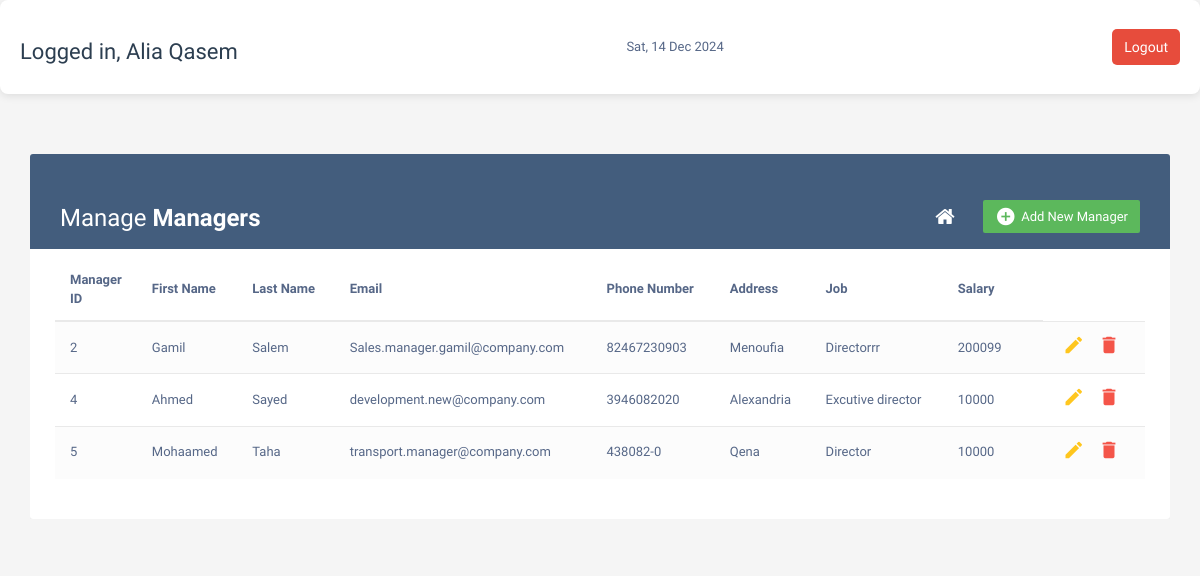
Before: /ManagersCRUD.php (signed in) with the older database file.
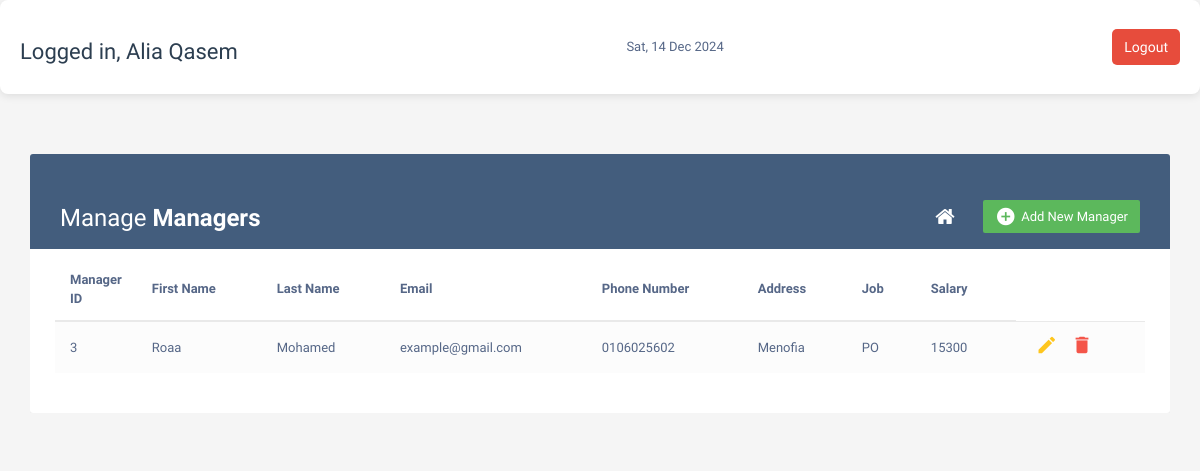
After: the same page with the newer database file.
### tables this page shows
CREATE TABLE `manager` (
  `manager_id` int(11) NOT NULL,
  `person_id` int(11) NOT NULL,
  `email` varchar(225) NOT NULL,
  `password` varchar(225) NOT NULL
);

CREATE TABLE `person` (
  `person_id` int(11) NOT NULL,
  `first_name` varchar(225) NOT NULL,
  `last_name` varchar(225) NOT NULL,
  `age` int(10) NOT NULL,
  `address` varchar(225) NOT NULL,
  `phone_number` varchar(11) NOT NULL,
  `date_of_birth` date NOT NULL,
  `absent_times` int(10) DEFAULT NULL,
  `salary` decimal(20,0) NOT NULL,
  `job_title` varchar(225) NOT NULL,
  `gender` enum('male','female') NOT NULL,
  `role` enum('admin','employee','manager') NOT NULL
);

### ManagersCRUD.php (the view, shortened to what this page needs)
<?php include("config.php"); ?>
<?php
$user_name = $_SESSION['user_name'];
?>
<!DOCTYPE html>
<html lang="en">
<head>
    <link rel="stylesheet" href="dashboard.css">
    <link rel="stylesheet" href="https://maxcdn.bootstrapcdn.com/font-awesome/4.7.0/css/font-awesome.min.css">
    <link rel="stylesheet" href="https://maxcdn.bootstrapcdn.com/bootstrap/3.3.7/css/bootstrap.min.css">
    <link rel="stylesheet" href="https://cdnjs.cloudflare.com/ajax/libs/font-awesome/4.7.0/css/font-awesome.min.css">
</head>
<body>
    <div class="header">
        <h3>Logged in, <?php echo $user_name; ?></h3>
        <span id="currentDate"></span>
        <button class="btn-signout ms-3" onclick="logout()">Logout</button>
    </div>
    <div class="container">
        <div class="table-responsive">
            <div class="table-wrapper">
                <div class="table-title">
                    <div class="row">
                        <div class="col-xs-6">
                            <h2>Manage <b>Managers</b></h2>
                        </div>
                        <div class="col-xs-6">
                            <a href="#addEmployeeModal" class="btn btn-success" data-toggle="modal"><i
                                    class="material-icons">&#xE147;</i> <span>Add New Manager</span></a>
                            <a href="dashboard.php" class="btn btn-secondary"><i class="fa fa-home"></i></a>
                        </div>
                    </div>
                </div>
                <table class="table table-striped table-hover">
                    <thead>
                        <tr>
                            <th>Manager ID</th>
                            <th>First Name</th>
                            <th>Last Name</th>
                            <th>Email</th>
                            <th>Phone Number</th>
                            <th>Address</th>
                            <th>Job</th>
                            <th>Salary</th>
                        </tr>
                    </thead>
                    <tbody>
                        <?php
                        $query = "
            SELECT
            manager.manager_id,
            manager.email,
            person.first_name,
            person.last_name,
            person.phone_number AS phone,
            person.address,
            person.job_title AS job,
            person.salary
        FROM
            manager
        JOIN
            person
        ON
            manager.person_id = person.person_id
        ";
                        $result = $database->prepare($query);
                        if (!$result) {
                            die("query failed" . mysqli_error($mysql));
                        } else {
                            $stmt = $database->prepare($query);
                            $stmt->execute();
                            $result = $stmt->fetchAll(PDO::FETCH_ASSOC);
                            foreach ($result as $row) {
                                ?>
                                <tr>
                                    <td><?php echo $row['manager_id']; ?></td>
                                    <td><?php echo $row['first_name']; ?></td>
                                    <td><?php echo $row['last_name']; ?></td>
                                    <td><?php echo $row['email']; ?></td>
                                    <td><?php echo $row['phone']; ?></td>
                                    <td><?php echo $row['address']; ?></td>
                                    <td><?php echo $row['job']; ?></td>
                                    <td><?php echo $row['salary']; ?></td>
                                    <td>
                                        <a href="update_manager.php?id=<?php echo $row['manager_id']; ?>" class="edit"><i
                                                class="material-icons" data-toggle="tooltip" title="Edit">&#xE254;</i></a>
                                        <a href="delete_manager.php?id=<?php echo $row['manager_id']; ?>" class="delete"
                                            data-toggle="modal"><i class="material-icons" data-toggle="tooltip"
                                                title="Delete">&#xE872;</i></a>
                                    </td>
                                </tr>
                                <?php
                            }
                        }
                        ?>
                    </tbody>
                </table>
            </div>
        </div>
    </div>
</body>
</html>

### dashboard.css (style rules this page uses)
body { font-family: "Arial", sans-serif; background-color: #f4f6f9; color: #333; }
.header { display: flex; justify-content: space-between; align-items: center; background-color: #fff; padding: 20px; border-radius: 8px; box-shadow: 0px 2px 8px rgba(0, 0, 0, 0.1); margin-bottom: 30px; }
.header h3 { font-size: 22px; color: #2c3e50; }
.header .btn-signout { background-color: #e74c3c; color: white; border-radius: 5px; font-size: 14px; padding: 8px 12px; border: none; cursor: pointer; transition: background-color 0.3s ease; }
.row { margin-top: 30px; }

### ManagersCRUD.php (style rules this page uses)
body { color: #566787; background: #f5f5f5; font-family: 'Varela Round', sans-serif; font-size: 13px; }
.table-responsive { margin: 30px 0; }
.table-wrapper { min-width: 1000px; background: #fff; padding: 20px 25px; border-radius: 3px; box-shadow: 0 1px 1px rgba(0, 0, 0, .05); }
.table-title { padding-bottom: 15px; background: #435d7d; color: #fff; padding: 16px 30px; margin: -20px -25px 10px; border-radius: 3px 3px 0 0; }
.table-title h2 { margin: 5px 0 0; font-size: 24px; }
.table-title .btn { color: #fff; float: right; font-size: 13px; border: none; min-width: 50px; border-radius: 2px; border: none; outline: none !important; margin-left: 10px; }
.table-title .btn i { float: left; font-size: 21px; margin-right: 5px; }
.table-title .btn span { float: left; margin-top: 2px; }
table.table tr th, table.table tr td { border-color: #e9e9e9; padding: 12px 15px; vertical-align: middle; }
table.table tr th:first-child { width: 60px; }
table.table tr th:last-child { width: 100px; }
table.table-striped tbody tr:nth-of-type(odd) { background-color: #fcfcfc; }
table.table td:last-child i { opacity: 0.9; font-size: 22px; margin: 0 5px; }
table.table td a { font-weight: bold; color: #566787; display: inline-block; text-decoration: none; outline: none !important; }
table.table td a.edit { color: #FFC107; }
table.table td a.delete { color: #F44336; }
table.table td i { font-size: 19px; }

Changed rows visible on the page:
removed manager: manager_id "2", person.first_name "Gamil", person.last_name "Salem", email "Sales.manager.gamil@company.com", person.phone_number "82467230903", person.address "Menoufia", person.job_title "Directorrr", person.salary "200099"
removed manager: manager_id "4", person.first_name "Ahmed", person.last_name "Sayed", email "development.new@company.com", person.phone_number "3946082020", person.address "Alexandria", person.job_title "Excutive director", person.salary "10000"
removed manager: manager_id "5", person.first_name "Mohaamed", person.last_name "Taha", email "transport.manager@company.com", person.phone_number "438082-0", person.address "Qena", person.job_title "Director", person.salary "10000"
added manager: manager_id "3", person.first_name "Roaa", person.last_name "Mohamed", email "example@gmail.com", person.phone_number "0106025602", person.address "Menofia", person.job_title "PO", person.salary "15300"
